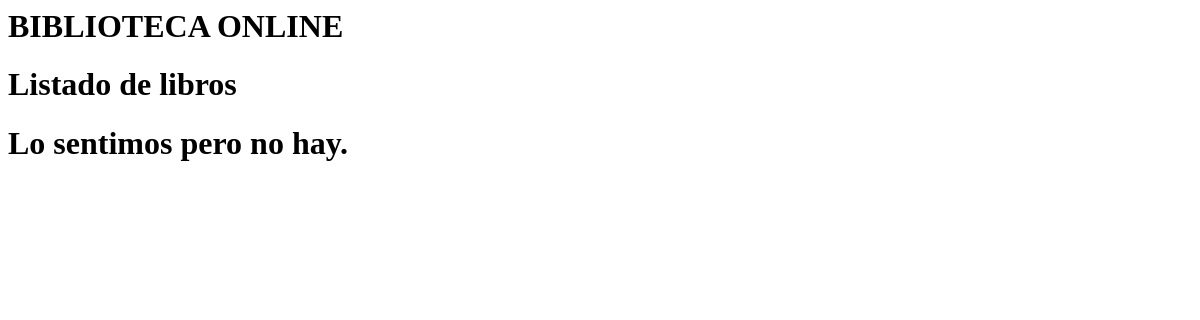
The page /libros/listar/FR/ on the database as committed earlier.
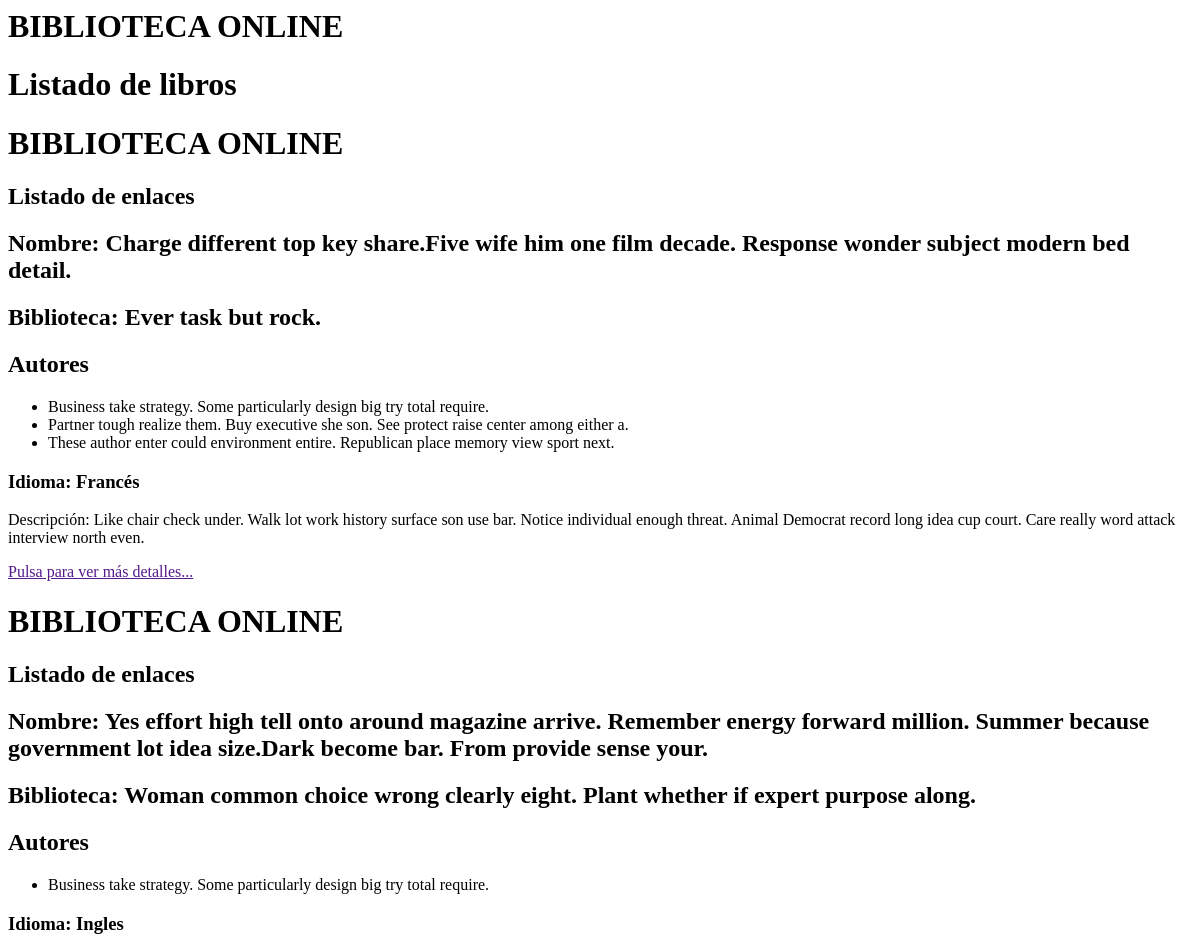
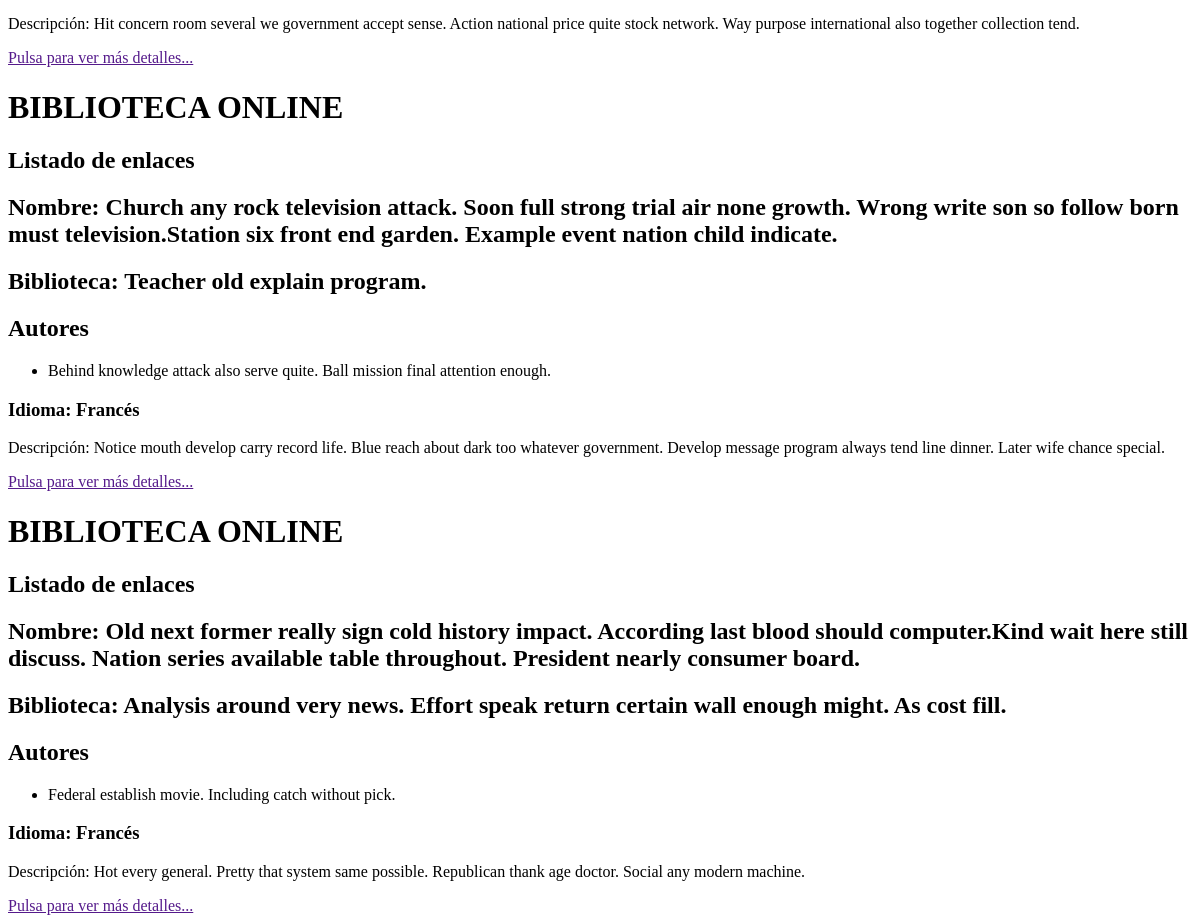
The same page on the database as committed later (2 pictures, top to bottom).
### biblioteca/models.py (models this page shows)
class Libro(models.Model):
    IDIOMAS = [
        ('ES','Español'),
        ('EN','Ingles'),
        ('FR','Francés'),
        ('IT','Italiano'),
    ]
    nombre = models.CharField(max_length=200)
    idioma = models.CharField(
                            max_length=2,
                            choices = IDIOMAS,
                            default='ES',
    )
    isbn = models.TextField(max_length=50,unique=True)
    GENEROS = [
        ('Te','Terror'),
        ('CF','Ciencia Ficción'),
        ('Po','Poesía'),
        ('Mi','Mitología'),
        ('Te','Teatro'),
    ]
    genero = models.CharField(
                                max_length=20,
                                choices=GENEROS,
                                default='Po',
    )
    descripcion = models.TextField()
    fecha_publicacion = models.DateField()
    biblioteca = models.ForeignKey(Biblioteca,on_delete=models.CASCADE)
    autores = models.ManyToManyField(Autor)

class Biblioteca(models.Model):
    nombre = models.CharField(max_length=100)
    direccion = models.TextField()
    fecha_Creacion = models.DateField(null=True,blank=True)
    telefono = models.IntegerField(null=True,blank=True)

class Autor(models.Model):
    nombre = models.CharField(max_length=100)
    apellidos = models.CharField(max_length=100)
    edad = models.IntegerField()
    dni = models.CharField(max_length=9,unique=True)

### biblioteca/views.py (the view)
# urls.py: path('libros/listar/<str:idioma>/', views.dame_libro_idioma,name='dame_libro_idioma'),
def dame_libro_idioma(request,idioma):
    libros = Libro.objects.select_related('biblioteca').prefetch_related('autores')
    libros = libros.filter(Q(idioma=idioma) | Q(idioma='EN')).order_by('fecha_publicacion')
    return render(request,'libro/lista.html',{'libros_mostrar':libros})

### biblioteca/templates/libro/lista.html
<html>
    <head></head>
    <body>
        <h1>BIBLIOTECA ONLINE</h1>
        <h1>Listado de libros</h2>
        {% for libro_mostrar in libros_mostrar%}
            {% include 'libro/libro.html' %}
        {% empty%}
        <h1>Lo sentimos pero no hay.</h1>
        {% endfor%}
    </body>
</html>

### biblioteca/templates/libro/libro.html
<html>
    <head></head>
    <body>
        <h1>BIBLIOTECA ONLINE</h1>
        <h2>Listado de enlaces</h2>
        <div>
            <h2>Nombre: {{ libro_mostrar.nombre }}</h2>
            <h2>Biblioteca: {{ libro_mostrar.biblioteca.nombre }}</h2>
            <h2>Autores</h2>
            <ul>
                {% for autor in libro_mostrar.autores.all%}
                    <li>{{autor.nombre}}
                {% endfor%}
            </ul>
            <h3>Idioma: {{ libro_mostrar.get_idioma_display}}</h3>
            <p> Descripción: {{libro_mostrar.descripcion}}</p>
            <a href="">Pulsa para ver más detalles...</a>
    </body>
</html>

Rows that differ between the two databases and show on the page:
now on this page (row edited): Libro: nombre "Charge different top key share.Five wife him one film decade. Response wonder subject modern bed detail.", biblioteca.nombre "Ever task but rock.", idioma "Francés", descripcion "Like chair check under. Walk lot work history surface son use bar. Notice individual enough threat. Animal Democrat record long idea cup court. Care really word attack interview north even."
now on this page (row unchanged): Autor: nombre "Business take strategy. Some particularly design big try total require."
now on this page (row unchanged): Autor: nombre "Partner tough realize them. Buy executive she son. See protect raise center among either a.", shown under "Ever task but rock."
now on this page (row unchanged): Autor: nombre "These author enter could environment entire. Republican place memory view sport next.", shown under "Ever task but rock."
now on this page (row edited): Libro: nombre "Yes effort high tell onto around magazine arrive. Remember energy forward million. Summer because government lot idea size.Dark become bar. From provide sense your.", biblioteca.nombre "Woman common choice wrong clearly eight. Plant whether if expert purpose along.", idioma "Ingles", descripcion "Hit concern room several we government accept sense. Action national price quite stock network. Way purpose international also together collection tend."
now on this page (row edited): Libro: nombre "Church any rock television attack. Soon full strong trial air none growth. Wrong write son so follow born must television.Station six front end garden. Example event nation child indicate.", biblioteca.nombre "Teacher old explain program.", idioma "Francés", descripcion "Notice mouth develop carry record life. Blue reach about dark too whatever government. Develop message program always tend line dinner. Later wife chance special."
now on this page (row unchanged): Autor: nombre "Behind knowledge attack also serve quite. Ball mission final attention enough.", shown under "Teacher old explain program."
now on this page (row edited): Libro: nombre "Old next former really sign cold history impact. According last blood should computer.Kind wait here still discuss. Nation series available table throughout. President nearly consumer board.", biblioteca.nombre "Analysis around very news. Effort speak return certain wall enough might. As cost fill.", idioma "Francés", descripcion "Hot every general. Pretty that system same possible. Republican thank age doctor. Social any modern machine."
now on this page (row unchanged): Autor: nombre "Federal establish movie. Including catch without pick.", shown under "Francés"
Other text that changed with them:
text no longer shown: "Lo sentimos pero no hay."
